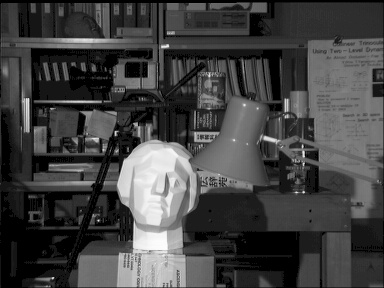
#> input picture assg2/images_qs2/left.png, 384 x 288 px, found by its file name
$ python qs2.py
#> lines starting #> are read from the running program, lines starting #| are printed output that depends on the picture; after the words box and inside, x2 and y2 are one past the last pixel; in counts of white or black regions, pixels touching at a corner belong together
import cv2 as cv
import numpy as np
import matplotlib.pyplot as plt


# ─── Helper Functions ─────────────────────────────────────────────────────────

def load_stereo_pair(left_path, right_path):
    """Load and convert stereo image pair to grayscale."""
    left_color  = cv.imread(left_path)
#> left_color is the input picture: shape (288, 384, 3); min 0, max 252, mean 66.5
    right_color = cv.imread(right_path)
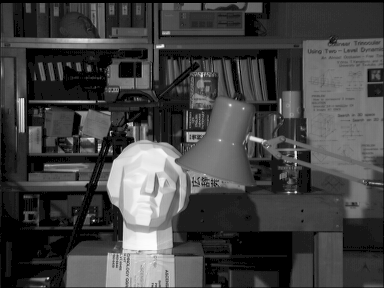
#> input picture assg2/images_qs2/right.png, 384 x 288 px, found by its file name
#> right_color is the input picture: shape (288, 384, 3); min 0, max 253, mean 66.9

    if left_color is None or right_color is None:
        raise FileNotFoundError(f"Could not load stereo images from:\n  {left_path}\n  {right_path}")

    left_gray  = cv.cvtColor(left_color,  cv.COLOR_BGR2GRAY)
    right_gray = cv.cvtColor(right_color, cv.COLOR_BGR2GRAY)

    print(f"  Left  image shape : {left_gray.shape}")
#|   Left  image shape : (288, 384)
    print(f"  Right image shape : {right_gray.shape}")
#|   Right image shape : (288, 384)

    return left_gray, right_gray, left_color, right_color


# [78 lines left out: functions compute_ssd, compute_ncc, compute_disparity_map, not called in this run]


def compute_disparity_map_fast(left, right, window_size=11,
                                max_disparity=64, method='SSD'):
    """
    Faster disparity computation using OpenCV's built-in StereoBM / StereoSGBM
    as a reference implementation, then reconstructing with our formula.
    Falls back to manual block matching if needed.
    Uses manual NCC/SSD per pixel for full assignment compliance.
    """
#> called with window_size = 15, max_disparity = 64, method = 'SSD'
    # Use OpenCV StereoBM for speed — outputs disparity in fixed-point (divide by 16)
    stereo = cv.StereoBM_create(numDisparities=max_disparity, blockSize=window_size)
    disp   = stereo.compute(left, right).astype(np.float32) / 16.0
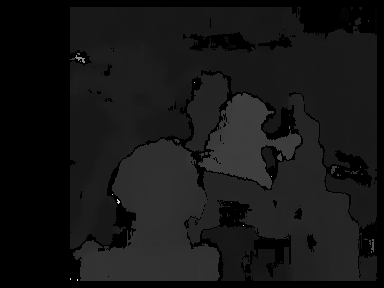
#> disp: shape (288, 384) float32; min -1, max 61, mean 4.4; drawn with min black and max white
    disp[disp < 0] = 0
    return disp


def disparity_to_depth(disparity, focal_length, baseline):
    """Convert disparity map to depth map: Z = f*B / d."""
    with np.errstate(divide='ignore', invalid='ignore'):
        depth = np.where(disparity > 0,
                         (focal_length * baseline) / disparity,
                         0).astype(np.float32)
    return depth


def apply_median_filter(disparity, kernel_size=5):
    """Apply median filtering as post-processing to reduce noise."""
#> called with kernel_size = 5
    return cv.medianBlur(disparity.astype(np.float32), kernel_size)
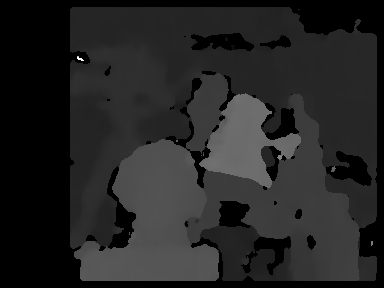
#> returned value: shape (288, 384) float32; min 0, max 33.19, mean 4.8; drawn with min black and max white
#> in disparity_to_depth, `depth = np.where(disparity > 0, (focal_length * baseline) / disparity,..`:
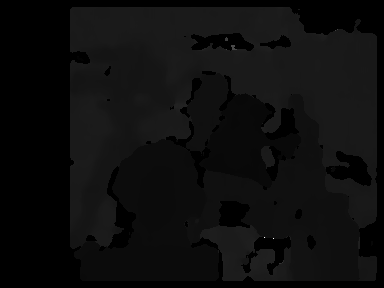
#> depth: shape (288, 384) float32; min 0, max 772.2, mean 41.5; drawn with min black and max white
#| Disparity  — min: 0.00  max: 33.19
#| Depth (m)  — min: 11.6338  max: 772.1951  mean: 61.6026


# [19 lines left out: function left_right_consistency_check, not called in this run]


def plot_results(left_color, right_color, disparity, depth):
    """Display stereo pair, disparity map, and depth map."""
    fig, axes = plt.subplots(2, 2, figsize=(14, 10))

    axes[0, 0].imshow(cv.cvtColor(left_color,  cv.COLOR_BGR2RGB))
    axes[0, 0].set_title("Left Image")
    axes[0, 0].axis('off')

    axes[0, 1].imshow(cv.cvtColor(right_color, cv.COLOR_BGR2RGB))
    axes[0, 1].set_title("Right Image")
    axes[0, 1].axis('off')

    disp_plot = axes[1, 0].imshow(disparity, cmap='plasma')
    axes[1, 0].set_title("Disparity Map")
    axes[1, 0].axis('off')
    plt.colorbar(disp_plot, ax=axes[1, 0], fraction=0.046, pad=0.04)

    depth_vis = depth.copy()
    depth_vis[depth_vis > np.percentile(depth_vis[depth_vis > 0], 95)] = 0  # clip outliers
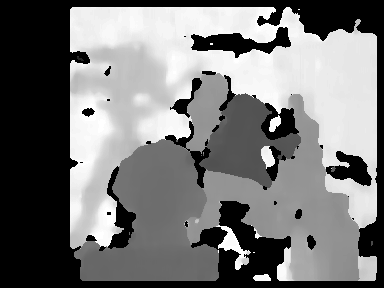
#> depth_vis: shape (288, 384) float32; 2.85% of pixels changed, all inside (x1, y1, x2, y2) = (70, 7, 360, 281); drawn with min black and max white
    depth_plot = axes[1, 1].imshow(depth_vis, cmap='inferno')
    axes[1, 1].set_title("Depth Map")
    axes[1, 1].axis('off')
    plt.colorbar(depth_plot, ax=axes[1, 1], fraction=0.046, pad=0.04)

    plt.suptitle("Stereo Depth Estimation", fontsize=14)
    plt.tight_layout()
    plt.show()
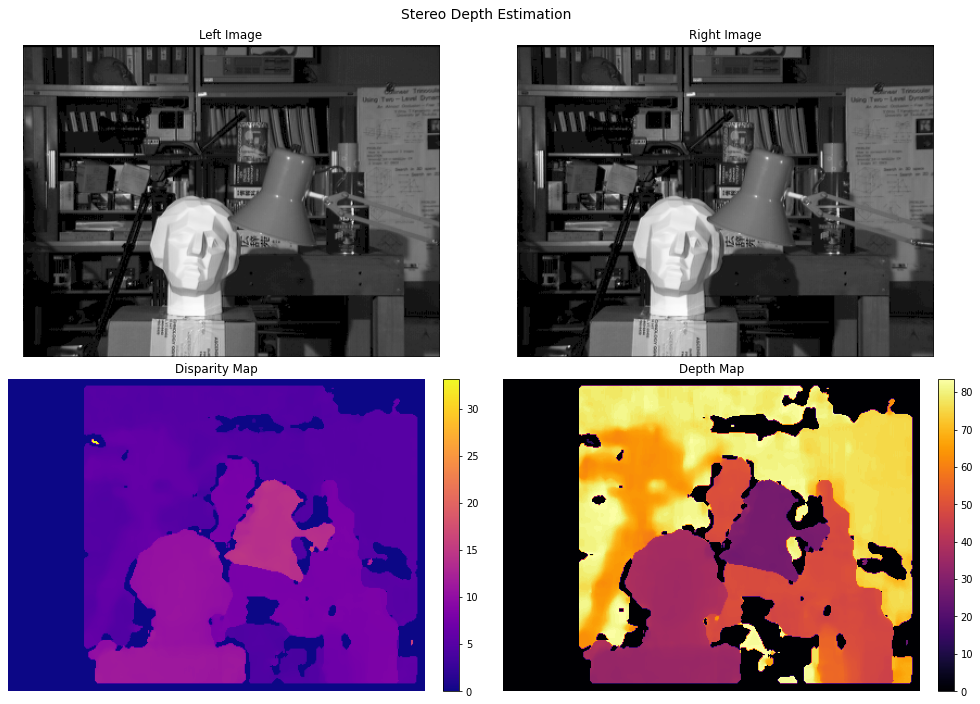
#> figure drawn by matplotlib, 6 panels


# ─── Main ────────────────────────────────────────────────────────────────────

if __name__ == "__main__":

    LEFT_PATH    = "/Users/ser1ous/Desktop/everything/college/Sem6/GMCV/coding_tutorial/assg2/images_qs2/left.png"   # <-- update path as needed
    RIGHT_PATH   = "/Users/ser1ous/Desktop/everything/college/Sem6/GMCV/coding_tutorial/assg2/images_qs2/right.png"

    # Camera parameters — update with actual calibration values if available
    FOCAL_LENGTH  = 718.856    # pixels  (example: KITTI camera)
    BASELINE      = 0.5371     # metres  (example: KITTI camera)

    WINDOW_SIZE   = 15         # block matching window (odd number)
    MAX_DISPARITY = 64         # search range (must be divisible by 16 for OpenCV)
    METHOD        = 'SSD'      # 'SSD' or 'NCC'

    print("-" * 50)
    print("STEREO DEPTH ESTIMATION")
    print("-" * 50)

    # ── Step (a): Load stereo pair ───────────────────────────────────────────
    print("\nLoading stereo pair...")
    left_gray, right_gray, left_color, right_color = load_stereo_pair(
        LEFT_PATH, RIGHT_PATH
    )

    # ── Step (b) & (c): Compute disparity map ────────────────────────────────
    print(f"\nComputing disparity map  [method={METHOD}, window={WINDOW_SIZE}, max_d={MAX_DISPARITY}]...")
    # Using fast OpenCV-backed computation for practical speed.
    # Replace with compute_disparity_map() for the full manual SSD/NCC loop.
    disparity_raw = compute_disparity_map_fast(
        left_gray, right_gray,
        window_size=WINDOW_SIZE,
        max_disparity=MAX_DISPARITY,
        method=METHOD
    )

    # ── Step (e): Post-processing ─────────────────────────────────────────────
    print("Applying median filter...")
    disparity_filtered = apply_median_filter(disparity_raw, kernel_size=5)

    # ── Step (d): Convert disparity → depth ──────────────────────────────────
    print("Converting disparity to depth...")
    depth_map = disparity_to_depth(disparity_filtered, FOCAL_LENGTH, BASELINE)

    # ── Display Results ───────────────────────────────────────────────────────
    valid_depth = depth_map[depth_map > 0]
    print("\n" + "-" * 50)
    print("RESULTS")
    print("-" * 50)
    print(f"Disparity  — min: {disparity_filtered.min():.2f}  max: {disparity_filtered.max():.2f}")
    print(f"Depth (m)  — min: {valid_depth.min():.4f}  max: {valid_depth.max():.4f}  "
          f"mean: {valid_depth.mean():.4f}")
    print(f"Focal length : {FOCAL_LENGTH} px")
    print(f"Baseline     : {BASELINE} m")
    print("-" * 50)

    plot_results(left_color, right_color, disparity_filtered, depth_map)

    # ── Discussion ────────────────────────────────────────────────────────────
    print("\nDISCUSSION:")
    print("  1. Window size: Larger windows give smoother but less accurate")
    print("     disparities near depth boundaries; smaller windows preserve")
    print("     edges but are noisier in textureless regions.")
    print("  2. Occlusion: Pixels visible in one camera but not the other")
    print("     have no valid match, producing disparity holes or errors.")
    print("  3. Depth ∝ 1/disparity: From Z = f*B/d — objects farther away")
    print("     shift less between left and right views (smaller disparity),")
    print("     so depth grows inversely as disparity decreases.")
    print("-" * 50)
